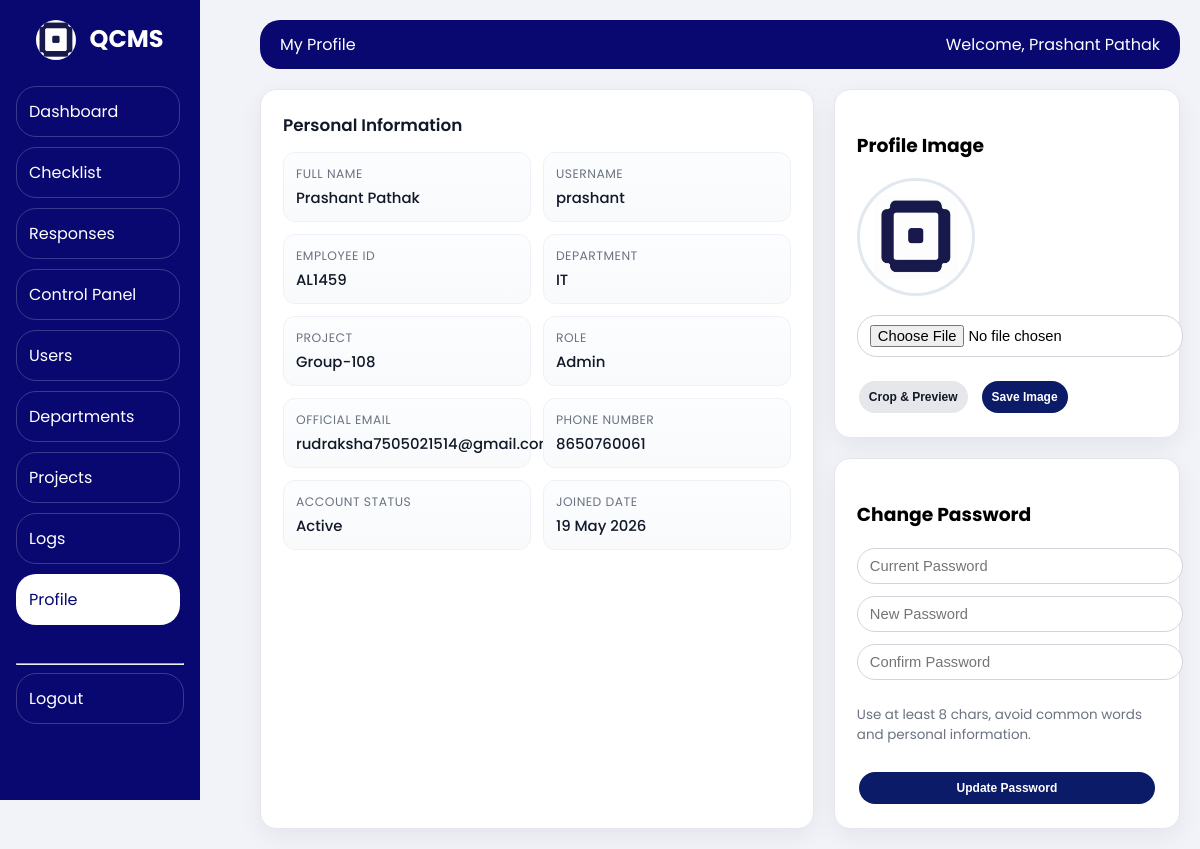
Screenshot of /admin-panel/profile/ (signed in) with the database file from the repository.
### backend/models.py (models this page shows, shortened)
class UserProfile(models.Model):
    ROLE_CHOICES = (
        ('User', 'User'),
        ('HOD', 'HOD'),
        ('Management', 'Management'),
        ('Admin', 'Admin'),
    )
    user = models.OneToOneField(User, on_delete=models.CASCADE)
    role = models.CharField(max_length=50, choices=ROLE_CHOICES)
    department = models.ForeignKey(
        Department,
        on_delete=models.SET_NULL,
        null=True,
        blank=True
    )
    project = models.ForeignKey(
        Project,
        on_delete=models.SET_NULL,
        null=True,
        blank=True
    )
    is_active = models.BooleanField(default=True)
    employee_id = models.CharField(max_length=64, blank=True, default='')
    phone_number = models.CharField(
        max_length=20,
        blank=True,
        default='',
        validators=[
            RegexValidator(
                regex=r'^\+?[0-9\-\s]{7,20}$',
                message='Enter a valid phone number.'
            )
        ]
    )
    profile_image = models.ImageField(
        upload_to='profile_images/',
        blank=True,
        null=True
    )
    created_at = models.DateTimeField(auto_now_add=True, null=True, blank=True)

class Department(models.Model):
    code = models.CharField(max_length=50, unique=True)
    name = models.CharField(max_length=200)
    is_active = models.BooleanField(default=True)
    created_at = models.DateTimeField(auto_now_add=True, null=True, blank=True)
    updated_at = models.DateTimeField(auto_now=True, null=True, blank=True)

class Project(models.Model):
    code = models.CharField(max_length=50, unique=True)
    name = models.CharField(max_length=200)
    domain = models.CharField(
        max_length=50,
        choices=[
            ('Corporate', 'Corporate'),
            ('Non-Corporate', 'Non-Corporate')
        ]
    )
    is_active = models.BooleanField(default=True)
    created_at = models.DateTimeField(auto_now_add=True, null=True, blank=True)
    updated_at = models.DateTimeField(auto_now=True, null=True, blank=True)

### backend/views/user_panel.py (the view)
# urls.py: path('admin-panel/profile/', views.admin_profile, name='admin_profile'),
def admin_profile(request):
    profile_obj = get_user_profile(request.user)
    if not profile_obj or profile_obj.role != 'Admin':
        return redirect_for_profile(profile_obj)
    return _profile_view(request)

### backend/logging_service.py (called while the page is built)
def set_current_request(request):
    _current_request.set(request)

### backend/views/admin.py (called while the page is built)
def _admin_sidebar_menu():
    return [
        {'url': reverse('admin_dashboard'), 'label': 'Dashboard'},
        {'url': reverse('admin_checklists'), 'label': 'Checklist'},
        {'url': reverse('admin_responses'), 'label': 'Responses'},
        {'url': reverse('admin_control_panel'), 'label': 'Control Panel'},
        {'url': reverse('admin_users'), 'label': 'Users'},
        {'url': reverse('admin_departments'), 'label': 'Departments'},
        {'url': reverse('admin_projects'), 'label': 'Projects'},
        {'url': reverse('admin_logs'), 'label': 'Logs'},
        {'url': reverse('admin_profile'), 'label': 'Profile'},
    ]

### backend/views/common.py (called while the page is built)
def get_user_profile(user):
    if not user or not user.is_authenticated:
        return None
    return UserProfile.objects.filter(user=user).first()

### backend/views/user_panel.py (called while the page is built, shortened)
def _profile_view(request):
    if not request.user.is_authenticated:
        return redirect('login')
    profile_obj = get_user_profile(request.user)
    if not profile_obj:
        return redirect('login')
    template_name = 'admin_panel/admin_profile.html' if profile_obj.role == 'Admin' else 'user_panel/profile.html'
    sidebar_menu = _admin_sidebar_menu() if profile_obj.role == 'Admin' else _sidebar_menu_for_role(profile_obj.role)
    return render(request, template_name, {
        'profile_obj': profile_obj,
        'sidebar_menu': sidebar_menu,
    })

### qcms/context_processors.py (called while the page is built)
def branding(request):
    return {
        'PROJECT_DISPLAY_NAME': getattr(settings, 'PROJECT_DISPLAY_NAME', 'QCMS - Quality Control Management System'),
        'PROJECT_SHORT_NAME': getattr(settings, 'PROJECT_SHORT_NAME', 'QCMS'),
    }

### frontend/templates/admin_panel/admin_profile.html (shortened to what this page needs)
{% extends 'admin_panel/admin_base.html' %}
{% load static %}
{% block topbar_title %}My Profile{% endblock %}
{% block topbar_welcome %}Welcome, {{ request.user.get_full_name|default:request.user.username }}{% endblock %}
{% block content %}
<div class="profile-shell">
  <div class="panel-card">
    <h3 class="panel-title">Personal Information</h3>
    <div class="info-grid">
      <div class="info-item"><div class="label">Full Name</div><div class="value">{{ request.user.get_full_name|default:'N/A' }}</div></div>
      <div class="info-item"><div class="label">Username</div><div class="value">{{ request.user.username }}</div></div>
      <div class="info-item"><div class="label">Employee ID</div><div class="value">{{ profile_obj.employee_id|default:'N/A' }}</div></div>
      <div class="info-item"><div class="label">Department</div><div class="value">{{ profile_obj.department.name|default:'N/A' }}</div></div>
      <div class="info-item"><div class="label">Project</div><div class="value">{{ profile_obj.project.name|default:'N/A' }}</div></div>
      <div class="info-item"><div class="label">Role</div><div class="value">{{ profile_obj.role }}</div></div>
      <div class="info-item"><div class="label">Official Email</div><div class="value">{{ request.user.email|default:'N/A' }}</div></div>
      <div class="info-item"><div class="label">Phone Number</div><div class="value">{{ profile_obj.phone_number|default:'N/A' }}</div></div>
      <div class="info-item"><div class="label">Account Status</div><div class="value">{% if profile_obj.is_active %}Active{% else %}Inactive{% endif %}</div></div>
      <div class="info-item"><div class="label">Joined Date</div><div class="value">{{ request.user.date_joined|date:'d M Y' }}</div></div>
    </div>
  </div>
  <div class="side-stack">
    <div class="panel-card"><h3>Profile Image</h3>
      <img class="avatar" id="avatarPreview" src="{% if profile_obj.profile_image %}{{ profile_obj.profile_image.url }}{% else %}{% static 'images/logo.png' %}{% endif %}">
      <form method="post" class="form-row"><input type="file" id="imageInput" accept="image/*"><div class="btn-row"><button class="btn btn-muted" type="button" onclick="openCropper()">Crop & Preview</button><button class="btn btn-primary" type="submit">Save Image</button></div></form>
    </div>
    <div class="panel-card"><h3>Change Password</h3><form method="post" class="form-row">{% csrf_token %}<input type="hidden" name="action" value="change_password"><input required name="current_password" type="password" placeholder="Current Password"><input required name="new_password" type="password" placeholder="New Password"><input required name="confirm_password" type="password" placeholder="Confirm Password"><p class="small">Use at least 8 chars, avoid common words and personal information.</p><button class="btn btn-primary" type="submit">Update Password</button></form></div>
  </div>
</div>
{% endblock %}

### frontend/static/shared/table_system.css (style rules this page uses)
:root { --tbl-head: #080870; --tbl-head-text: #fff; --tbl-border: #e6eaf2; --tbl-row-hover: #eef2ff; }
.btn { height: 32px; padding: 0px 10px; font-size: 12px; line-height: 32px; border-radius: 20px; display: inline-flex; align-items: center; justify-content: center; white-space: nowrap; }
.btn { display: inline-flex; align-items: center; justify-content: center; }

### frontend/templates/admin_panel/admin_base.html (style rules this page uses)
body { margin: 0; font-family: "Poppins", sans-serif; background: #f1f3f9; }
.btn { padding: 0px 10px; font-size: 12px; border: none; border-radius: 20px; cursor: pointer; margin: 2px; display: inline-block; }

### frontend/templates/admin_panel/admin_profile.html (style rules this page uses)
.profile-shell { max-width:1200px;margin:0 auto;display:grid;grid-template-columns:1.6fr 1fr;gap:20px }
.panel-card { background:#fff;border:1px solid #e5e7eb;border-radius:16px;padding:22px;box-shadow:0 8px 24px rgba(16,24,40,.06) }
.panel-title { margin:0 0 14px;font-size:1.05rem;font-weight:600;color:#111827 }
.info-grid { display:grid;grid-template-columns:repeat(2,minmax(0,1fr));gap:12px }
.info-item { padding:12px;border:1px solid #eef2f7;border-radius:12px;background:linear-gradient(180deg,#fbfdff,#f8fafc) }
.label { font-size:.77rem;color:#6b7280;text-transform:uppercase;letter-spacing:.04em }
.value { margin-top:4px;font-size:.93rem;color:#111827;font-weight:500 }
.side-stack { display:flex;flex-direction:column;gap:20px }
.avatar { width:112px;height:112px;border-radius:50%;object-fit:cover;border:3px solid #e2e8f0 }
.form-row { display:grid;gap:12px;margin-top:12px }
input[type='password'],input[type='file'] { width:100%;padding:9px 12px;border:1px solid #d1d5db;border-radius: 20px;background:#fff;font-size:.92rem }
.btn-row { display:flex;gap:10px;flex-wrap:wrap;margin-top:10px }
.btn { border:0;border-radius: 20px;padding: 0px 10px;font-weight:600;cursor:pointer;transition:.2s transform,.2s opacity }
.btn-primary { background:#0b1b68;color:#fff }
.btn-muted { background:#e5e7eb;color:#111827 }
.small { color:#6b7280;font-size:.84rem;line-height:1.45 }

### rows the page displays
UserProfile: employee_id "AL1459", department.name "IT", project.name "Group-108", role "Admin", phone_number "8650760061", profile_image (picture)

### other values shown
{{ panel_title|default:PROJECT_SHORT_NAME }} "QCMS"
{{ item.label }} "Dashboard" "Checklist" "Responses" "Control Panel" "Users" "Departments" "Projects" "Logs" "Profile"
{{ request.user.get_full_name|default:request.user.username }} "Prashant Pathak"
{{ request.user.get_full_name|default:'N/A' }} "Prashant Pathak"
{{ request.user.username }} "prashant"
{{ request.user.email|default:'N/A' }} "rudraksha7505021514@gmail.com"
{{ request.user.date_joined|date:'d M Y' }} "19 May 2026"
